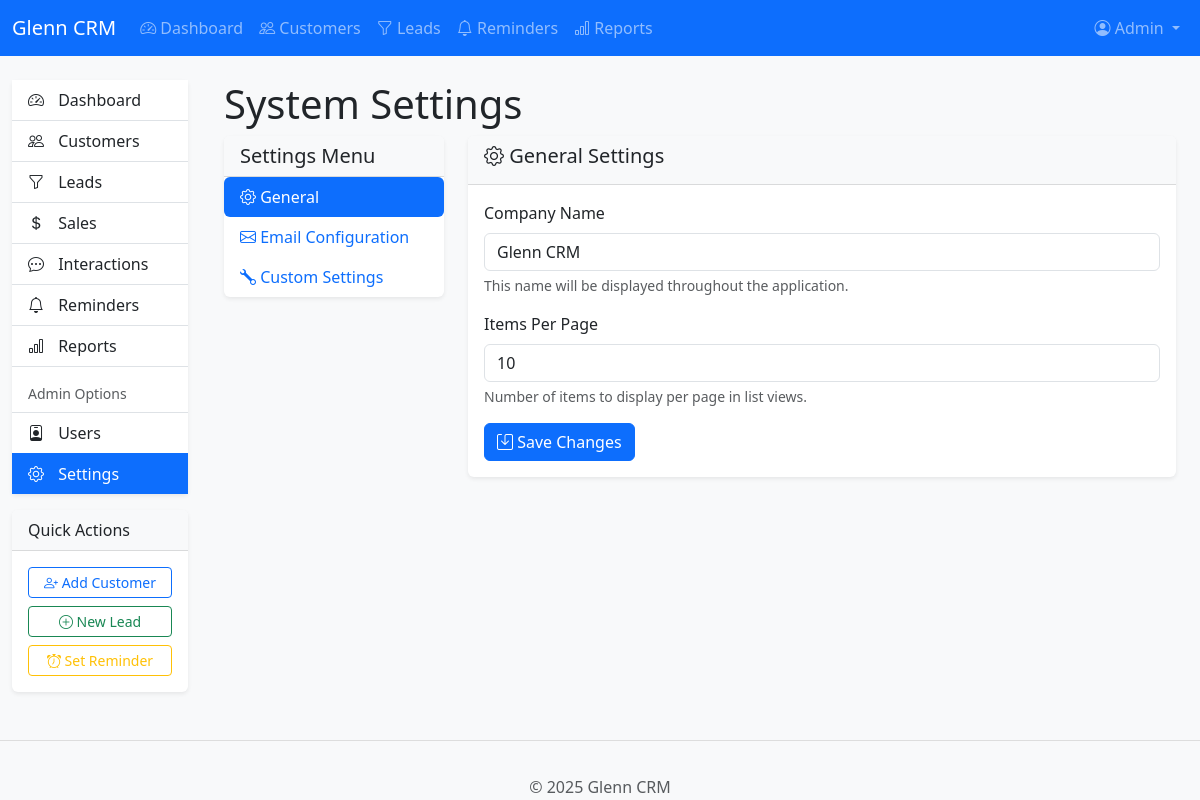
Page /glenncrm/index.php?page=settings (signed in) on the committed database.
### tables this page shows
CREATE TABLE `settings` (
  `setting_id` int(11) NOT NULL,
  `setting_name` varchar(50) NOT NULL,
  `setting_value` text DEFAULT NULL,
  `setting_description` text DEFAULT NULL,
  `is_public` tinyint(1) DEFAULT 0,
  `updated_at` timestamp NOT NULL DEFAULT current_timestamp() ON UPDATE current_timestamp()
);

### glenncrm/config/database.php (called while the page is built, shortened)
<?php
$conn = new mysqli(DB_HOST, DB_USER, DB_PASS, DB_NAME);
function get_setting($setting_name, $default = null) {
    global $conn;
    $stmt = $conn->prepare("SELECT setting_value FROM settings WHERE setting_name = ?");
    $stmt->bind_param("s", $setting_name);
    $stmt->execute();
    $result = $stmt->get_result();
    if ($result->num_rows > 0) {
        $row = $result->fetch_assoc();
        return $row['setting_value'];
    }
    return $default;
}
function sanitize_input($data) {
    $data = trim($data);
    $data = stripslashes($data);
    $data = htmlspecialchars($data);
    return $data;
}
?>

### glenncrm/pages/settings.php (the view, shortened to what this page needs)
<?php
$settings = [];
$query = "SELECT * FROM settings ORDER BY setting_name";
$result = $conn->query($query);
while ($row = $result->fetch_assoc()) {
    $settings[$row['setting_name']] = [
        'id' => $row['setting_id'],
        'value' => $row['setting_value'],
        'description' => $row['setting_description'],
        'is_public' => $row['is_public']
    ];
}
$company_name = isset($settings['company_name']) ? $settings['company_name']['value'] : 'Glenn CRM';
$items_per_page = isset($settings['items_per_page']) ? intval($settings['items_per_page']['value']) : 10;
?>
<div class="content-header">
    <div class="container-fluid">
        <div class="row mb-2">
            <div class="col-sm-6">
                <h1 class="m-0">System Settings</h1>
            </div>
        </div>
    </div>
</div>
<section class="content">
    <div class="container-fluid">
        <div class="row">
            <div class="col-md-3">
                <div class="card">
                    <div class="card-header">
                        <h5 class="card-title mb-0">Settings Menu</h5>
                    </div>
                    <div class="card-body p-0">
                        <div class="nav flex-column nav-pills">
                            <a class="nav-link active" id="general-tab" data-bs-toggle="pill" href="#general">
                                <i class="bi bi-gear"></i> General
                            </a>
                            <a class="nav-link" id="email-tab" data-bs-toggle="pill" href="#email">
                                <i class="bi bi-envelope"></i> Email Configuration
                            </a>
                            <a class="nav-link" id="custom-tab" data-bs-toggle="pill" href="#custom">
                                <i class="bi bi-wrench"></i> Custom Settings
                            </a>
                        </div>
                    </div>
                </div>
            </div>
            <div class="col-md-9">
                <div class="tab-content">
                    <div class="tab-pane fade show active" id="general">
                        <div class="card">
                            <div class="card-header">
                                <h5 class="card-title"><i class="bi bi-gear"></i> General Settings</h5>
                            </div>
                            <div class="card-body">
                                <form action="<?php echo BASE_URL; ?>/index.php?page=settings" method="post">
                                    <div class="mb-3">
                                        <label for="company_name" class="form-label">Company Name</label>
                                        <input type="text" class="form-control" id="company_name" name="company_name"
                                               value="<?php echo htmlspecialchars($company_name); ?>" required>
                                        <div class="form-text">This name will be displayed throughout the application.</div>
                                    </div>
                                    <div class="mb-3">
                                        <label for="items_per_page" class="form-label">Items Per Page</label>
                                        <input type="number" class="form-control" id="items_per_page" name="items_per_page"
                                               min="5" max="100" value="<?php echo $items_per_page; ?>" required>
                                        <div class="form-text">Number of items to display per page in list views.</div>
                                    </div>
                                    <button type="submit" class="btn btn-primary">
                                        <i class="bi bi-save"></i> Save Changes
                                    </button>
                                </form>
                            </div>
                        </div>
                    </div>
                </div>
            </div>
        </div>
    </div>
</section>

### glenncrm/includes/navigation.php (shortened to what this page needs)
<nav class="navbar navbar-expand-lg navbar-dark bg-primary">
    <div class="container-fluid">
        <a class="navbar-brand" href="<?php echo BASE_URL; ?>/index.php">
            <?php echo get_setting('company_name', 'Glenn CRM'); ?>
        </a>
        <div class="collapse navbar-collapse" id="navbarMain">
            <ul class="navbar-nav me-auto">
                <li class="nav-item">
                    <a class="nav-link <?php echo $page == 'dashboard' ? 'active' : ''; ?>" href="<?php echo BASE_URL; ?>/index.php">
                        <i class="bi bi-speedometer2"></i> Dashboard
                    </a>
                </li>
                <li class="nav-item">
                    <a class="nav-link <?php echo $page == 'customers' ? 'active' : ''; ?>" href="<?php echo BASE_URL; ?>/index.php?page=customers">
                        <i class="bi bi-people"></i> Customers
                    </a>
                </li>
                <li class="nav-item">
                    <a class="nav-link <?php echo $page == 'leads' ? 'active' : ''; ?>" href="<?php echo BASE_URL; ?>/index.php?page=leads">
                        <i class="bi bi-funnel"></i> Leads
                    </a>
                </li>
                <li class="nav-item">
                    <a class="nav-link <?php echo $page == 'reminders' ? 'active' : ''; ?>" href="<?php echo BASE_URL; ?>/index.php?page=reminders">
                        <i class="bi bi-bell"></i> Reminders
                    </a>
                </li>
                <li class="nav-item">
                    <a class="nav-link <?php echo $page == 'reports' ? 'active' : ''; ?>" href="<?php echo BASE_URL; ?>/index.php?page=reports">
                        <i class="bi bi-bar-chart"></i> Reports
                    </a>
                </li>
            </ul>
            <ul class="navbar-nav">
                <li class="nav-item dropdown">
                    <a class="nav-link dropdown-toggle" href="#" id="navbarDropdown" role="button" data-bs-toggle="dropdown">
                        <i class="bi bi-person-circle"></i>
                        <?php echo $_SESSION['first_name']; ?>
                    </a>
                </li>
            </ul>
        </div>
    </div>
</nav>

### glenncrm/includes/footer.php
<footer class="footer mt-auto py-3 bg-light">
    <div class="container text-center">
        <span class="text-muted">
            &copy; <?php echo date('Y'); ?> <?php echo get_setting('company_name', 'Glenn CRM'); ?>
        </span>
    </div>
</footer>
</body></html>

### glenncrm/assets/css/style.css (style rules this page uses)
body { padding-bottom: 70px; background-color: #f8f9fa; }
.card { box-shadow: 0 .125rem .25rem rgba(0,0,0,.075); border: none; }
.card-header { background-color: #f8f9fa; border-bottom: 1px solid rgba(0,0,0,.125); }
.footer { position: fixed; bottom: 0; width: 100%; height: 60px; line-height: 60px; background-color: #f5f5f5; border-top: 1px solid #ddd; }

### rows in the picture
settings: setting_value "Glenn CRM", company_name "Glenn CRM"
settings: items_per_page "10"

### other values in the picture
$_SESSION['first_name'] "Admin"
